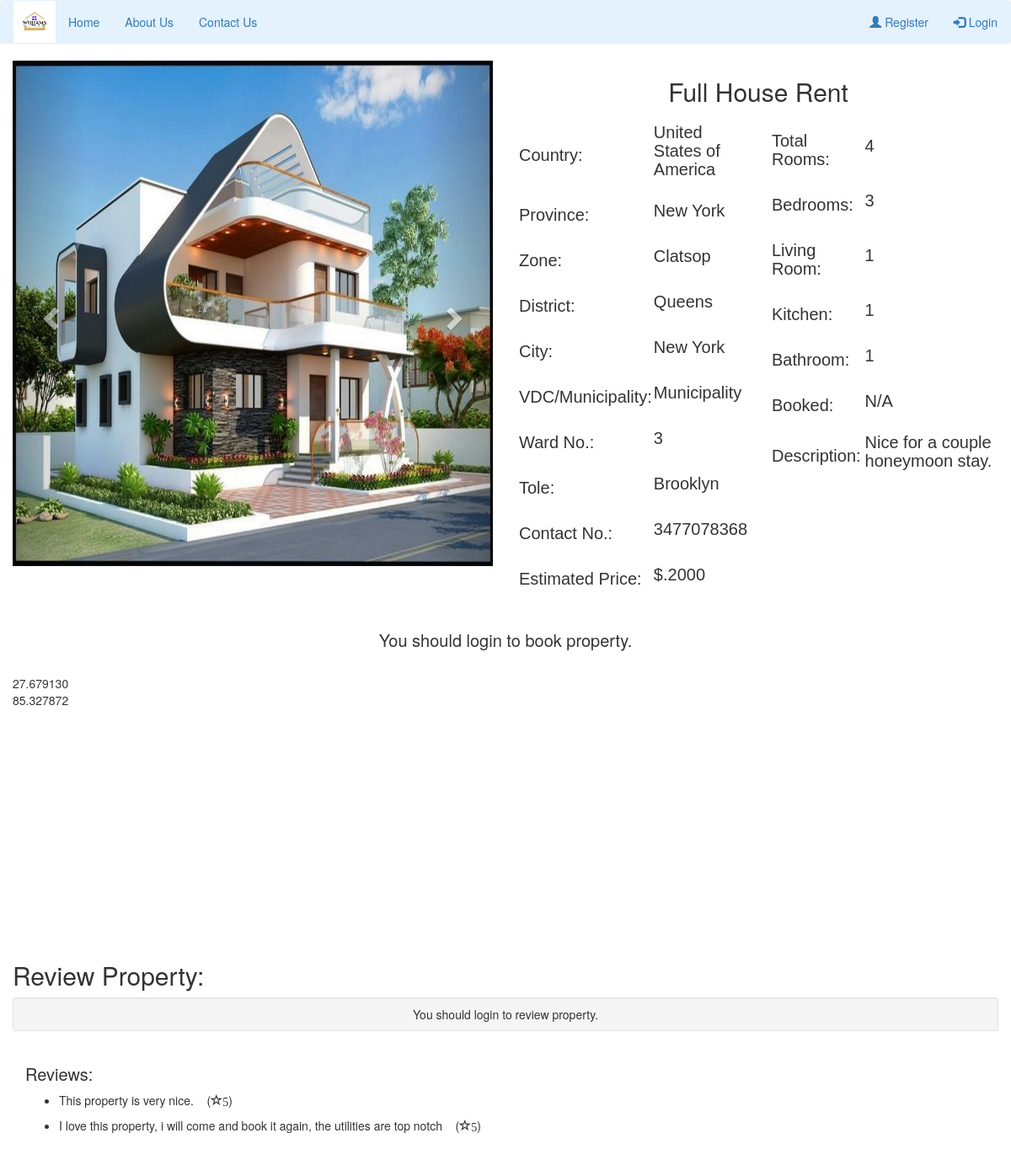
Screenshot of /view-property.php?property_id=123 with the database file from the repository.
### tables this page shows
CREATE TABLE `property_photo` (
  `property_photo_id` int(12) NOT NULL,
  `p_photo` varchar(500) NOT NULL,
  `property_id` int(11) NOT NULL
);

CREATE TABLE `add_property` (
  `property_id` int(10) NOT NULL,
  `country` varchar(50) NOT NULL,
  `province` varchar(50) NOT NULL,
  `zone` varchar(50) NOT NULL,
  `district` varchar(50) NOT NULL,
  `city` varchar(100) NOT NULL,
  `vdc_municipality` varchar(50) NOT NULL,
  `ward_no` int(10) NOT NULL,
  `tole` varchar(100) NOT NULL,
  `contact_no` bigint(10) NOT NULL,
  `property_type` varchar(50) NOT NULL,
  `estimated_price` bigint(10) NOT NULL,
  `total_rooms` int(10) NOT NULL,
  `bedroom` int(10) NOT NULL,
  `living_room` int(10) NOT NULL,
  `kitchen` int(10) NOT NULL,
  `bathroom` int(10) NOT NULL,
  `description` varchar(2000) NOT NULL,
  `latitude` decimal(9,6) NOT NULL,
  `longitude` decimal(9,6) NOT NULL,
  `owner_id` int(10) NOT NULL
);

CREATE TABLE `review` (
  `review_id` int(10) NOT NULL,
  `comment` varchar(500) NOT NULL,
  `rating` int(5) NOT NULL,
  `property_id` int(11) NOT NULL
);

### view-property.php (the view, shortened to what this page needs)
<!DOCTYPE html>
<html>
<head>
</head>
<body>
<?php
include('navbar.php');
include('booking-engine.php');
?>
<?php
$property_id = $_GET['property_id'];
$sql = "SELECT * from add_property where property_id='$property_id'";
$query = mysqli_query($db, $sql);
if (mysqli_num_rows($query) > 0) {
    while ($rows = mysqli_fetch_assoc($query)) {
        $sql2 = "SELECT * FROM property_photo where property_id='$property_id'";
        $query2 = mysqli_query($db, $sql2);
        $rowcount = mysqli_num_rows($query2);
?>
<div class="container-fluid">
  <div class="row">
    <div class="col-sm-6">
      <div id="myCarousel" class="carousel slide" data-ride="carousel">
        <div class="carousel-inner" role="listbox">
          <?php
          for ($i = 1; $i <= $rowcount; $i++) {
              $row = mysqli_fetch_array($query2);
              $photo = $row['p_photo'];
          ?>
          <div class="item <?= $i == 1 ? 'active' : '' ?>">
              <img class="d-block img-fluid" src="owner/<?php echo $photo ?>" alt="Slide <?php echo $i ?>" width="100%" style="max-height: 600px; min-height: 600px;">
          </div>
          <?php } ?>
        </div>
        <a class="left carousel-control" href="#myCarousel" role="button" data-slide="prev">
          <span class="glyphicon glyphicon-chevron-left" aria-hidden="true"></span>
        </a>
        <a class="right carousel-control" href="#myCarousel" role="button" data-slide="next">
          <span class="glyphicon glyphicon-chevron-right" aria-hidden="true"></span>
        </a>
      </div>
    </div>
    <div class="col-sm-6">
      <center><h2><?php echo $rows['property_type'] ?></h2></center>
      <div class="row">
        <div class="col-sm-6">
          <div class="row">
            <div class="col-sm-6">
              <table>
                <tr>
                  <td><h3>Country:</h3></td>
                  <td><h4><?php echo $rows['country']; ?></h4></td>
                </tr>
                <tr>
                  <td><h3>Province:</h3></td>
                  <td><h4><?php echo $rows['province']; ?></h4></td>
                </tr>
                <tr>
                  <td><h3>Zone:</h3></td>
                  <td><h4><?php echo $rows['zone']; ?></h4></td>
                </tr>
                <tr>
                  <td><h3>District:</h3></td>
                  <td><h4><?php echo $rows['district']; ?></h4></td>
                </tr>
                <tr>
                  <td><h3>City:</h3></td>
                  <td><h4><?php echo $rows['city']; ?></h4></td>
                </tr>
                <tr>
                  <td><h3>VDC/Municipality:</h3></td>
                  <td><h4><?php echo $rows['vdc_municipality']; ?></h4></td>
                </tr>
                <tr>
                  <td><h3>Ward No.:</h3></td>
                  <td><h4><?php echo $rows['ward_no']; ?></h4></td>
                </tr>
                <tr>
                  <td><h3>Tole:</h3></td>
                  <td><h4><?php echo $rows['tole']; ?></h4></td>
                </tr>
                <tr>
                  <td><h3>Contact No.:</h3></td>
                  <td><h4><?php echo $rows['contact_no']; ?></h4></td>
                </tr>
                <tr>
                  <td><h3>Estimated Price:</h3></td>
                  <td><h4>$.<?php echo $rows['estimated_price']; ?></h4></td>
                </tr>
              </table>
            </div>
          </div>
        </div>
        <div class="col-sm-6">
          <table>
            <tr>
              <td><h3>Total Rooms:</h3></td>
              <td><h4><?php echo $rows['total_rooms']; ?></h4></td>
            </tr>
            <tr>
              <td><h3>Bedrooms:</h3></td>
              <td><h4><?php echo $rows['bedroom']; ?></h4></td>
            </tr>
            <tr>
              <td><h3>Living Room:</h3></td>
              <td><h4><?php echo $rows['living_room']; ?></h4></td>
            </tr>
            <tr>
              <td><h3>Kitchen:</h3></td>
              <td><h4><?php echo $rows['kitchen']; ?></h4></td>
            </tr>
            <tr>
              <td><h3>Bathroom:</h3></td>
              <td><h4><?php echo $rows['bathroom']; ?></h4></td>
            </tr>
            <tr>
              <td><h3>Booked:</h3></td>
              <td><h4><?php echo isset($rows['Booked']) ? $rows['Booked'] : 'N/A'; ?></h4></td>
            </tr>
            <tr>
              <td><h3>Description:</h3></td>
              <td><h4><?php echo $rows['description']; ?></h4></td>
            </tr>
          </table>
        </div>
      </div>
    </div>
  </div>
  <br>
  <?php
  if(isset($_SESSION["email"]) && !empty($_SESSION['email'])){
  ?>
  <form method="POST">
    <div class="row">
      <div class="col-sm-6">
        <?php
        $booked = isset($rows['Booked']) ? $rows['Booked'] : 'N/A';
        if ($booked == 'No'){ ?>
          <input type="hidden" name="property_id" value="<?php echo $rows['property_id']; ?>">
          <input type="submit" class="btn btn-lg btn-primary" name="book_property" style="width: 100%" value="Book Property">
        <?php } else { ?>
          <input type="submit" class="btn btn-lg btn-primary" style="width: 100%" value="Property Booked" disabled>
        <?php } ?>
      </div>
  </form>
  <form method="POST" action="chatpage.php">
    <div class="col-sm-6">
      <input type="hidden" name="owner_id" value="<?php echo $rows['owner_id']; ?>">
      <input type="submit" class="btn btn-lg btn-success" name="send_message" style="width: 100%" value="Send Message" >
    </div>
  </form>
</div>
<?php } else { ?>
  <center><h3>You should login to book property.</h3></center>
<?php } ?>
<br>
<div id="map" style="width: 100%; height: 300px;">
  <div id="lat"><?php echo  $rows['latitude']; ?></div>
  <div id="lon"><?php echo  $rows['longitude']; ?></div>
</div>
<br>
<?php }} ?>
</div>
<div class="container-fluid">
  <h2>Review Property:</h2>
  <div class="well well-sm">
    <div class="text-right">
      <?php if(isset($_SESSION["email"]) && !empty($_SESSION['email'])) { ?>
        <a class="btn btn-success btn-info" href="#reviews-anchor" style="width: 100%" id="open-review-box">Leave a Review</a>
    </div>
    <div class="row" id="post-review-box" style="display:none;">
        <div class="col-md-12">
            <form accept-charset="UTF-8" method="POST">
              <input name="property_id" type="hidden" value="<?php echo $property_id; ?>">
              <input id="ratings-hidden" name="rating" type="hidden">
              <textarea class="form-control animated" cols="50" id="new-review" name="comment" placeholder="Enter your review here..." rows="5"></textarea>
              <div class="text-right">
                  <div class="stars starrr" data-rating="0"></div>
                  <a class="btn btn-danger btn-sm" href="#" id="close-review-box" style="display:none; margin-right: 10px;">
                  <span class="glyphicon glyphicon-remove"></span>Cancel</a>
                  <button class="btn btn-success btn-lg" type="submit" name="review">Save</button>
              </div>
          </form>
        </div>
    </div>
    <?php } else { ?>
      <center>You should login to review property.</center>
    <?php } ?>
  </div>
</div>
<?php
$sql1 = "SELECT * from review where property_id='$property_id'";
$query = mysqli_query($db, $sql1);
echo '<div class="container-fluid"><h3>Reviews:</h3></div>';
if (mysqli_num_rows($query) > 0) {
    while ($row = mysqli_fetch_assoc($query)) {
?>
<div class="container-fluid">
  <ul><li><?php echo $row['comment']; ?> &nbsp;&nbsp;&nbsp;(<span class="glyphicon glyphicon-star-empty" style="size: 50px;"><?php echo $row['rating']; ?></span>)</li></ul>
</div>
<?php
    }
}
?>
<br><br>
</body>
</html>

### navbar.php (shortened to what this page needs)
<!DOCTYPE html>
<html lang="en">
<head>
  <link rel="stylesheet" href="https://maxcdn.bootstrapcdn.com/bootstrap/3.4.1/css/bootstrap.min.css">
<nav class="navbar navbar-expand-sm navbar-light justify-content-between" style="background-color: #e3f2fd;">
  <div class="container-fluid">
  <a class="navbar-header" href="index.php">
    <img src="images/logo.png" alt="logo" style="height:50px;">
  </a>
  <ul class="nav navbar-nav">
    <li class="nav-item">
      <a class="nav-link" href="index.php">Home</a>
    </li>
    <li class="nav-item">
      <a class="nav-link" href="#">About Us</a>
    </li>
    <li class="nav-item">
      <a class="nav-link" href="#">Contact Us</a>
    </li>
  </ul>
  <ul class="nav navbar-nav navbar-right">
      <?php
if(isset($_SESSION["email"]) && !empty($_SESSION['email'])){
?>
<li class="dropdown">
        <a class="dropdown-toggle" data-toggle="dropdown" href="#"><span class="glyphicon glyphicon-user"></span> My Profile
        <span class="caret"></span></a>
        <ul class="dropdown-menu">
          <li><a href="profile.php">Profile</a></li>
          <li><a href="booked-property.php">Booked Property</a></li>
          <li><a href="logout.php">Logout</a></li>
        </ul>
      </li>
<?php
}
else {?>
      <li><a href="how-to-register.php"><span class="glyphicon glyphicon-user"></span> Register</a></li>
      <li><a href="how-to-login.php"><span class="glyphicon glyphicon-log-in"></span> Login</a></li>
    <?php } ?>
    </ul>
  </div>
</nav>
</body>
</html>

### view-property.php (style rules this page uses)
h3 { font-size: 20px; }
h4 { font-size: 20px; }
table { font-family: arial, sans-serif; border-collapse: collapse; width: 100%; }
td, th { text-align: left; padding: 1px; }

### rows the page displays
add_property: property_type "Full House Rent", country "United States of America", province "New York", zone "Clatsop", district "Queens", city "New York", vdc_municipality "Municipality", ward_no "3", tole "Brooklyn", contact_no "3477078368", estimated_price "2000", total_rooms "4", bedroom "3", living_room "1", kitchen "1", bathroom "1", description "Nice for a couple honeymoon stay.", latitude "27.679130", longitude "85.327872"
property_photo: p_photo (picture)
review: comment "This property is very nice.", rating "5"
review: comment "I love this property, i will come and book it again, the utilities are top notch", rating "5"
